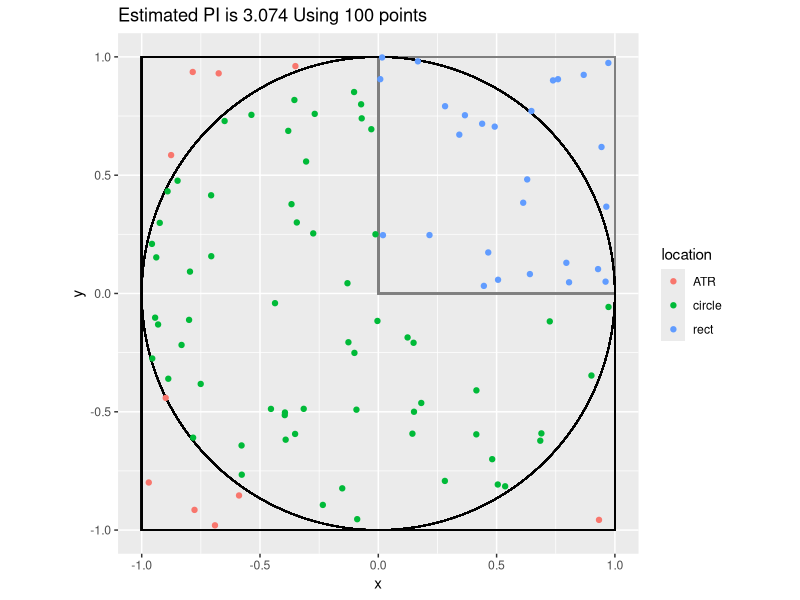
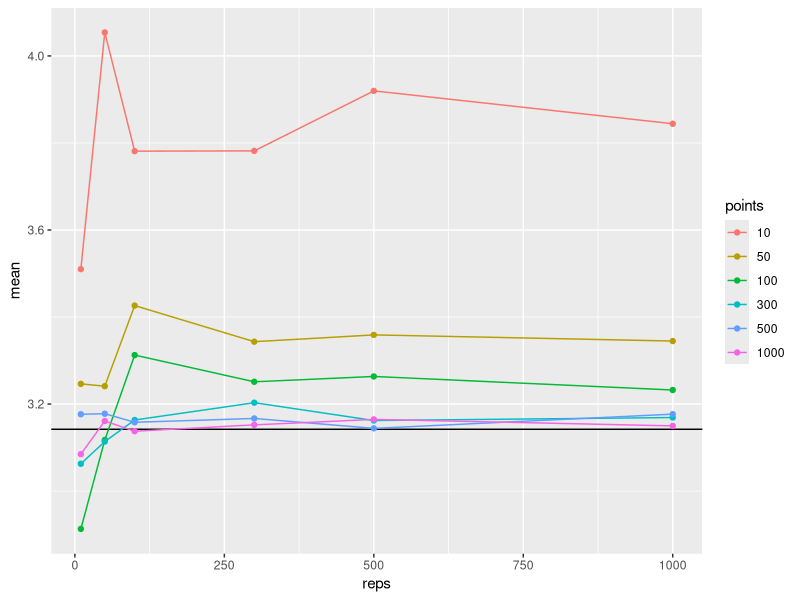

Here is the R script that generated these plots, in order: (Note: a time limit stopped this script after it produced the figures.)
library(tibble)
library(dplyr)
library(forcats)
library(ggplot2)
library(ggforce)

se <- function(r) sd(r)/sqrt(length(r)-1)      
plot_sim <- function (out=1e2) {
  # sample inside a square
  dots <- tibble(
    x = runif(out, min=-1, max=1),
    y = runif(out, min=-1, max=1)
  ) %>% 
      mutate(circle = (x^2 + y^2) < 1, 
              corner = x >= 0 & y >= 0, 
              location = case_when(
                corner == TRUE ~ 'rect',
                circle == TRUE ~ 'circle',
                TRUE ~ 'ATR'
              )
          )

  pd <- dots %>% 
    ggplot(aes(x=x, y=y)) +
      geom_rect(aes(xmin=-1, xmax=1, ymin=-1, ymax=1), fill=NA, color='black') +
      geom_rect(aes(xmin=0, xmax=1, ymin=0, ymax=1), fill=NA, color='gray50') +
      geom_circle(aes(x0=0, y0=0, r=1), inherit.aes = FALSE) +
      geom_point(aes(color=location)) +
      coord_fixed() +
      ggtitle(paste("Estimated PI is", round(sum(dots$circle)/sum(dots$corner), 3), 'Using', out, 'points'))
  return(pd)
}
# sim w/o plotting
sim_dots <- function (out=1e2) {
  corner <- c(0)
  while (sum(corner) == 0) {
    x <- runif(out, min=-1, max=1)
    y <-  runif(out, min=-1, max=1)
    corner <- x >= 0 & y >= 0
    circle <- (x^2 + y^2) < 1
  }
  return(sum(circle)/sum(corner))
}
benchmark_sim <- function(simulations, points) {
  # make all possible combinations of simulations and points
  combs <- expand.grid(simulations, points)
  # run row[1] simulations of row[2] dots in each
  ests <- apply(combs, 1, \(row) replicate(n=row[1], sim_dots(row[2])))
  combs$means <- sapply(ests, mean)
  combs$ses <- sapply(ests, se)
  colnames(combs) <- c("reps", "pts", "mean", "se")
  data <- tibble(combs) %>% 
    mutate(points = as_factor(pts))

   p <- data %>% 
    ggplot(aes(x=reps, y=mean, group=points, color=points)) +
    geom_hline(yintercept=round(pi, 3)) +
    geom_line() +
    geom_point() #+
    # geom_errorbar(aes(ymin=mean-se, ymax=mean+se))

  return(p)
}

# prepare a simulation illustration
plot_illust <- plot_sim()
sizes <- c(10, 50, 100, 300, 500, 1000)
plot_benchmark <- benchmark_sim(sizes, sizes)

# run_sim(1e3)
# run_sim(1e4)

X11()
# ggsave("illust.png", plot_illust)
plot(plot_illust)
X11()
plot(plot_benchmark)
# ggsave("benchmark.png", plot_benchmark)
if (!interactive()) {
  Sys.sleep(Inf)
}
